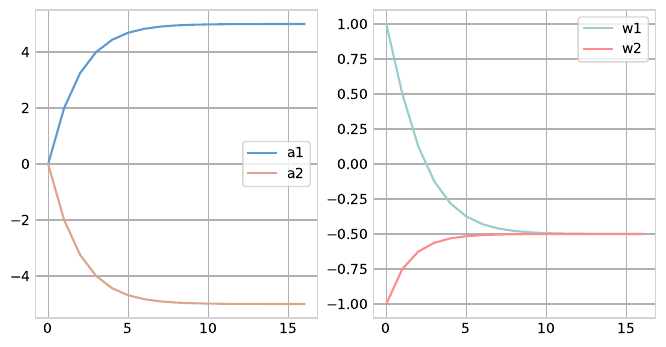

Generate this figure with Python:
import numpy as np
import matplotlib.pyplot as plt

COLORS = ['#5b9bd5', '#dba58c', '#99cccc', '#ff8b8b', '#b98fc4']


def admm(w, a1, a2, lr):
    w1_his, w2_his, a1_his, a2_his = [], [], [], []
    step = 0
    while True:
        a1_his.append(a1)
        a2_his.append(a2)
        w_prev = w
        w1 = 0.5 * w - 0.25 * a1 + 1
        w2 = 0.25 * w - 0.125 * a2 - 1
        w1_his.append(w1)
        w2_his.append(w2)
        w = (a1 + a2) / 4 + (w1 + w2) / 2
        a1 = a1 - lr * (w - w1)
        a2 = a2 - lr * (w - w2)
        print(f'step: {step}  w: {w}  a1: {a1}  a2: {a2}')
        if step > 10 and abs(w - w_prev) < 1e-4:
            break
        step += 1
    return w, a1, a2, w1_his, w2_his, a1_his, a2_his


def set_axis_style(ax):
    ax.grid()
    ax.spines['bottom'].set_color('lightgray')
    ax.spines['top'].set_color('lightgray')
    ax.spines['right'].set_color('lightgray')
    ax.spines['left'].set_color('lightgray')
    ax.tick_params(length=0)


def main():
    w, a1, a2, w1_his, w2_his, a1_his, a2_his = admm(0, 0, 0, 2)

    xs = np.arange(len(a1_his))
    fig = plt.figure()
    ax = fig.add_subplot(1, 2, 1)
    ax.plot(xs, a1_his, color=COLORS[0], label='a1')
    ax.plot(xs, a2_his, color=COLORS[1], label='a2')
    ax.legend()
    set_axis_style(ax)

    ax = fig.add_subplot(1, 2, 2)
    ax.plot(xs, w1_his, color=COLORS[2], label='w1')
    ax.plot(xs, w2_his, color=COLORS[3], label='w2')
    ax.legend()
    set_axis_style(ax)

    fig.set_size_inches(8, 4)
    fig.savefig('admm.pdf', format='pdf', bbox_inches='tight')


if __name__ == '__main__':
    main()
